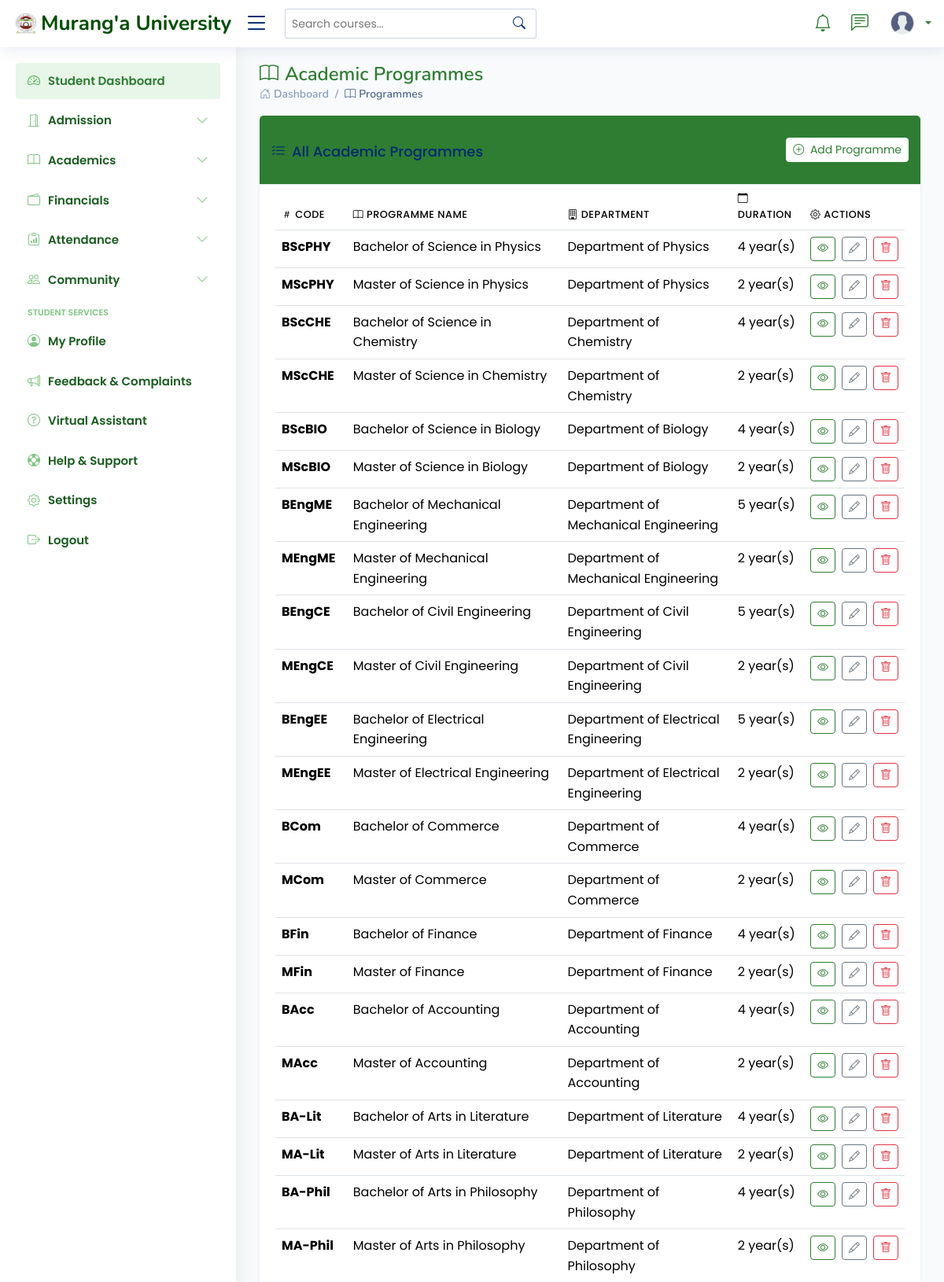
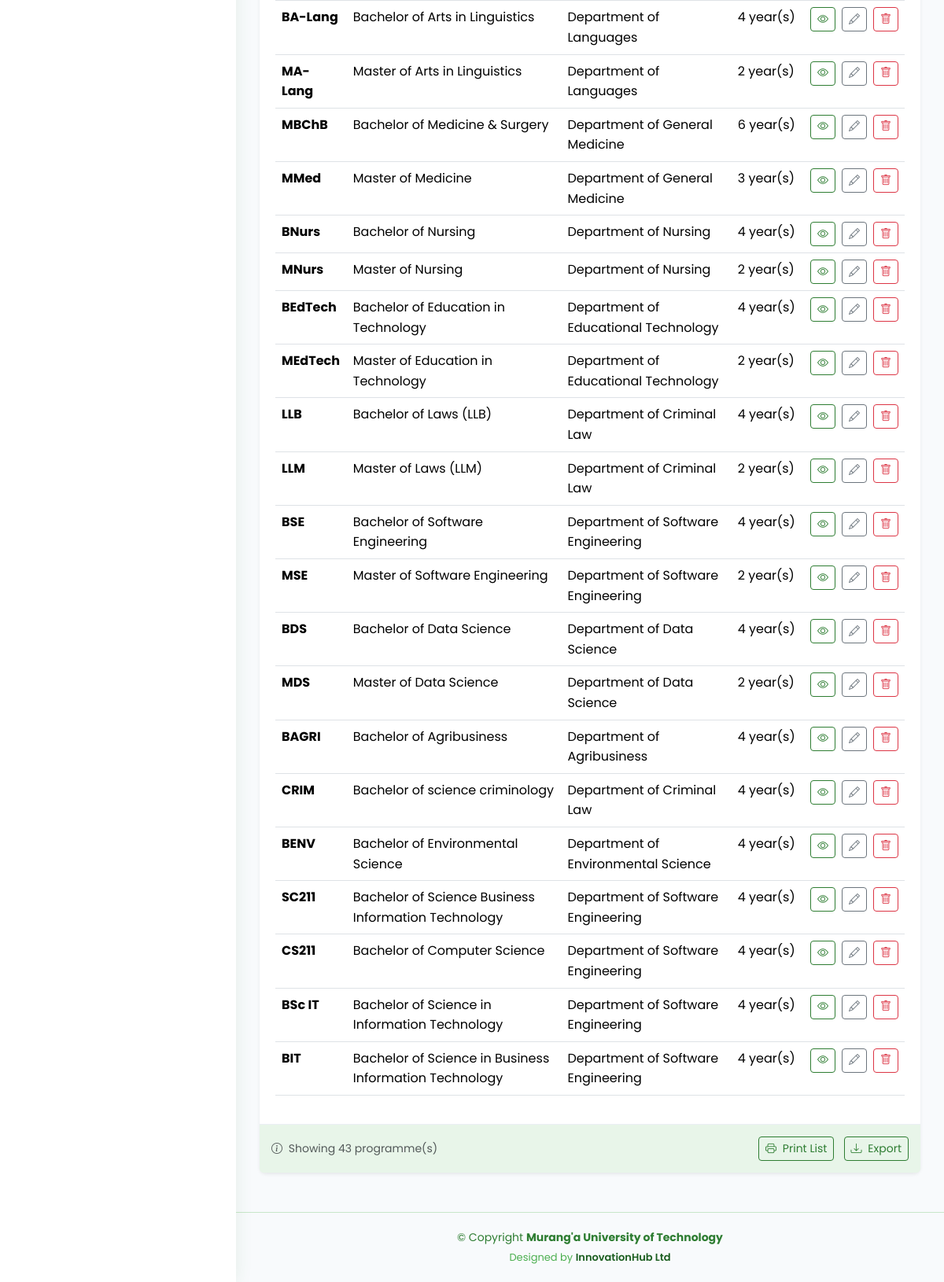
The app's page /programmes/ with its own data (2 pictures, top to bottom).
### students_portal/models.py (models this page shows, shortened)
class Programme(models.Model):
    name = models.CharField(max_length=200)
    code = models.CharField(max_length=20, unique=True)
    department = models.ForeignKey(Department, on_delete=models.CASCADE, related_name='programmes')
    duration_years = models.IntegerField()
    semesters_per_year = models.IntegerField(default=2)
    description = models.TextField(blank=True, null=True)

class Department(models.Model):
    name = models.CharField(max_length=100)
    code = models.CharField(max_length=10, unique=True)
    faculty = models.ForeignKey(Faculty, on_delete=models.CASCADE, related_name='departments')
    description = models.TextField(blank=True, null=True)

### students_portal/views.py (the view)
# urls.py: path('programmes/', views.programme_list, name='programme_list'),
def programme_list(request):
    programmes = Programme.objects.all().select_related('department')
    return render(request, 'academics/programme_list.html', {'programmes': programmes})

### templates/academics/programme_list.html (shortened to what this page needs)
{% extends "base/base.html" %}
{% load static %}
{% block content %}
<div class="pagetitle">
    <h1><i class="bi bi-book me-2"></i>Academic Programmes</h1>
    <nav>
        <ol class="breadcrumb">
            <li class="breadcrumb-item"><a href="{% url 'admin_dashboard' %}"><i class="bi bi-house-door me-1"></i>Dashboard</a></li>
            <li class="breadcrumb-item active"><i class="bi bi-book me-1"></i>Programmes</li>
        </ol>
    </nav>
</div>
<section class="section">
    <div class="row">
        <div class="col-lg-12">
            <div class="card border-0 shadow-sm">
                <div class="card-header bg-university-primary text-white">
                    <div class="d-flex justify-content-between align-items-center">
                        <h5 class="card-title mb-0"><i class="bi bi-list-check me-2"></i>All Academic Programmes</h5>
                        <a href="#" class="btn btn-university-light btn-sm">
                            <i class="bi bi-plus-circle me-1"></i> Add Programme
                        </a>
                    </div>
                </div>
                <div class="card-body">
                    <div class="table-responsive">
                        <table class="table table-hover datatable">
                            <thead class="bg-university-light">
                                <tr>
                                    <th><i class="bi bi-hash me-1"></i>Code</th>
                                    <th><i class="bi bi-book me-1"></i>Programme Name</th>
                                    <th><i class="bi bi-building me-1"></i>Department</th>
                                    <th><i class="bi bi-calendar me-1"></i>Duration</th>
                                    <th><i class="bi bi-gear me-1"></i>Actions</th>
                                </tr>
                            </thead>
                            <tbody>
                                {% for programme in programmes %}
                                <tr>
                                    <td class="fw-bold text-university">{{ programme.code }}</td>
                                    <td>{{ programme.name }}</td>
                                    <td>{{ programme.department.name }}</td>
                                    <td>{{ programme.duration_years }} year(s)</td>
                                    <td>
                                        <div class="d-flex gap-2">
                                            <a href="{% url 'programme_detail' programme.id %}" class="btn btn-sm btn-outline-university" title="View Details">
                                                <i class="bi bi-eye"></i>
                                            </a>
                                            <a href="#" class="btn btn-sm btn-outline-secondary" title="Edit">
                                                <i class="bi bi-pencil"></i>
                                            </a>
                                            <a href="#" class="btn btn-sm btn-outline-danger" title="Delete">
                                                <i class="bi bi-trash"></i>
                                            </a>
                                        </div>
                                    </td>
                                </tr>
                                {% endfor %}
                            </tbody>
                        </table>
                    </div>
                </div>
                <div class="card-footer bg-university-light">
                    <div class="d-flex justify-content-between align-items-center">
                        <div class="text-muted small">
                            <i class="bi bi-info-circle me-1"></i> Showing {{ programmes.count }} programme(s)
                        </div>
                        <div>
                            <button class="btn btn-sm btn-outline-university">
                                <i class="bi bi-printer me-1"></i> Print List
                            </button>
                            <button class="btn btn-sm btn-outline-university ms-2">
                                <i class="bi bi-download me-1"></i> Export
                            </button>
                        </div>
                    </div>
                </div>
            </div>
        </div>
    </div>
</section>
{% endblock %}

### static/assets/css/style.css (style rules this page uses)
:root { scroll-behavior: smooth; }
body { font-family: "Poppins", sans-serif; background: #f8fafc; color: #1e293b; line-height: 1.6; }
h1, h2, h3, h4, h5, h6 { font-family: "Nunito", sans-serif; }
.pagetitle { margin-bottom: 10px; }
.pagetitle h1 { font-size: 24px; margin-bottom: 0; font-weight: 600; color: #2E7D32; }
.card { margin-bottom: 30px; border: none; border-radius: 5px; box-shadow: 0px 0 30px rgba(1, 41, 112, 0.1); }
.card-header, .card-footer { border-color: #ebeef4; background-color: #fff; color: #798eb3; padding: 15px; }
.card-title { padding: 20px 0 15px 0; font-size: 18px; font-weight: 500; color: #012970; font-family: "Poppins", sans-serif; }
.card-body { padding: 0 20px 20px 20px; }
.breadcrumb { font-size: 14px; font-family: "Nunito", sans-serif; color: #899bbd; font-weight: 600; }
.breadcrumb a { color: #899bbd; transition: 0.3s; }
.breadcrumb .breadcrumb-item::before { color: #899bbd; }
.breadcrumb .active { color: #51678f; font-weight: 600; }

### templates/academics/programme_list.html (style rules this page uses)
:root { --university-primary: #2E7D32; --university-secondary: #81C784; --university-light: #E8F5E9; }
.bg-university-primary { background-color: var(--university-primary) !important; }
.bg-university-light { background-color: var(--university-light) !important; }
.text-university { color: var(--university-primary); }
.btn-university-light { background-color: white; color: var(--university-primary); border-color: white; }
.btn-outline-university { color: var(--university-primary); border-color: var(--university-primary); }
.card { border-radius: 8px; }
.table th { font-weight: 500; text-transform: uppercase; font-size: 0.8rem; letter-spacing: 0.5px; }

### records on screen
Programme: code "BScPHY", name "Bachelor of Science in Physics", department.name "Department of Physics", duration_years "4"
Programme: code "MScPHY", name "Master of Science in Physics", department.name "Department of Physics", duration_years "2"
Programme: code "BScCHE", name "Bachelor of Science in Chemistry", department.name "Department of Chemistry", duration_years "4"
Programme: code "MScCHE", name "Master of Science in Chemistry", department.name "Department of Chemistry", duration_years "2"
Programme: code "BScBIO", name "Bachelor of Science in Biology", department.name "Department of Biology", duration_years "4"
Programme: code "MScBIO", name "Master of Science in Biology", department.name "Department of Biology", duration_years "2"
Programme: code "BEngME", name "Bachelor of Mechanical Engineering", department.name "Department of Mechanical Engineering", duration_years "5"
Programme: code "MEngME", name "Master of Mechanical Engineering", department.name "Department of Mechanical Engineering", duration_years "2"
Programme: code "BEngCE", name "Bachelor of Civil Engineering", department.name "Department of Civil Engineering", duration_years "5"
Programme: code "MEngCE", name "Master of Civil Engineering", department.name "Department of Civil Engineering", duration_years "2"
Programme: code "BEngEE", name "Bachelor of Electrical Engineering", department.name "Department of Electrical Engineering", duration_years "5"
Programme: code "MEngEE", name "Master of Electrical Engineering", department.name "Department of Electrical Engineering", duration_years "2"
Programme: code "BCom", name "Bachelor of Commerce", department.name "Department of Commerce", duration_years "4"
Programme: code "MCom", name "Master of Commerce", department.name "Department of Commerce", duration_years "2"
Programme: code "BFin", name "Bachelor of Finance", department.name "Department of Finance", duration_years "4"
Programme: code "MFin", name "Master of Finance", department.name "Department of Finance", duration_years "2"
Programme: code "BAcc", name "Bachelor of Accounting", department.name "Department of Accounting", duration_years "4"
Programme: code "MAcc", name "Master of Accounting", department.name "Department of Accounting", duration_years "2"
Programme: code "BA-Lit", name "Bachelor of Arts in Literature", department.name "Department of Literature", duration_years "4"
Programme: code "MA-Lit", name "Master of Arts in Literature", department.name "Department of Literature", duration_years "2"
Programme: code "BA-Phil", name "Bachelor of Arts in Philosophy", department.name "Department of Philosophy", duration_years "4"
Programme: code "MA-Phil", name "Master of Arts in Philosophy", department.name "Department of Philosophy", duration_years "2"
Programme: code "BA-Lang", name "Bachelor of Arts in Linguistics", department.name "Department of Languages", duration_years "4"
Programme: code "MA-Lang", name "Master of Arts in Linguistics", department.name "Department of Languages", duration_years "2"
Programme: code "MBChB", name "Bachelor of Medicine & Surgery", department.name "Department of General Medicine", duration_years "6"
Programme: code "MMed", name "Master of Medicine", department.name "Department of General Medicine", duration_years "3"
Programme: code "BNurs", name "Bachelor of Nursing", department.name "Department of Nursing", duration_years "4"
Programme: code "MNurs", name "Master of Nursing", department.name "Department of Nursing", duration_years "2"
Programme: code "BEdTech", name "Bachelor of Education in Technology", department.name "Department of Educational Technology", duration_years "4"
Programme: code "MEdTech", name "Master of Education in Technology", department.name "Department of Educational Technology", duration_years "2"
Programme: code "LLB", name "Bachelor of Laws (LLB)", department.name "Department of Criminal Law", duration_years "4"
Programme: code "LLM", name "Master of Laws (LLM)", department.name "Department of Criminal Law", duration_years "2"
Programme: code "BSE", name "Bachelor of Software Engineering", department.name "Department of Software Engineering", duration_years "4"
Programme: code "MSE", name "Master of Software Engineering", department.name "Department of Software Engineering", duration_years "2"
Programme: code "BDS", name "Bachelor of Data Science", department.name "Department of Data Science", duration_years "4"
Programme: code "MDS", name "Master of Data Science", department.name "Department of Data Science", duration_years "2"
Programme: code "BAGRI", name "Bachelor of Agribusiness", department.name "Department of Agribusiness", duration_years "4"
Programme: code "CRIM", name "Bachelor of science criminology", department.name "Department of Criminal Law", duration_years "4"
Programme: code "BENV", name "Bachelor of Environmental Science", department.name "Department of Environmental Science", duration_years "4"
Programme: code "SC211", name "Bachelor of Science Business Information Technology", department.name "Department of Software Engineering", duration_years "4"
Programme: code "CS211", name "Bachelor of Computer Science", department.name "Department of Software Engineering", duration_years "4"
Programme: code "BSc IT", name "Bachelor of Science in Information Technology", department.name "Department of Software Engineering", duration_years "4"
Programme: code "BIT", name "Bachelor of Science in Business Information Technology", department.name "Department of Software Engineering", duration_years "4"

### other values on screen
{{ programmes.count }} "43"
